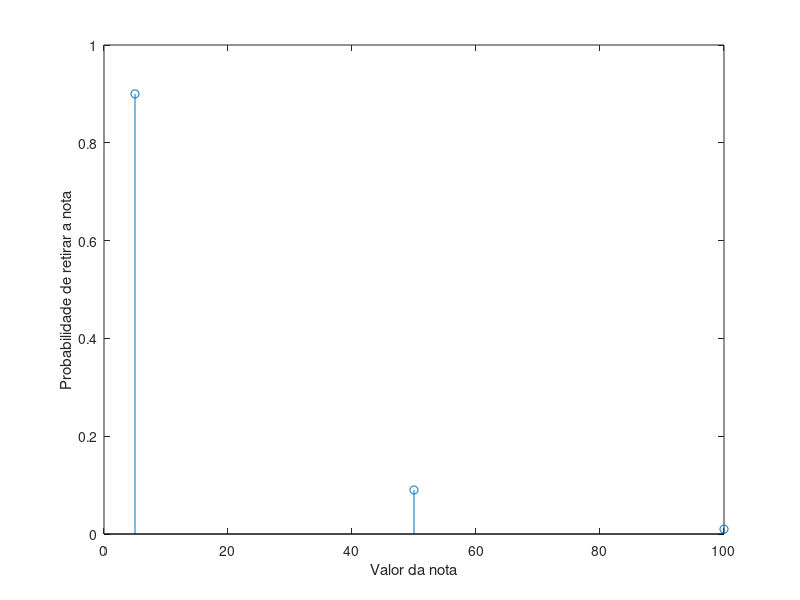
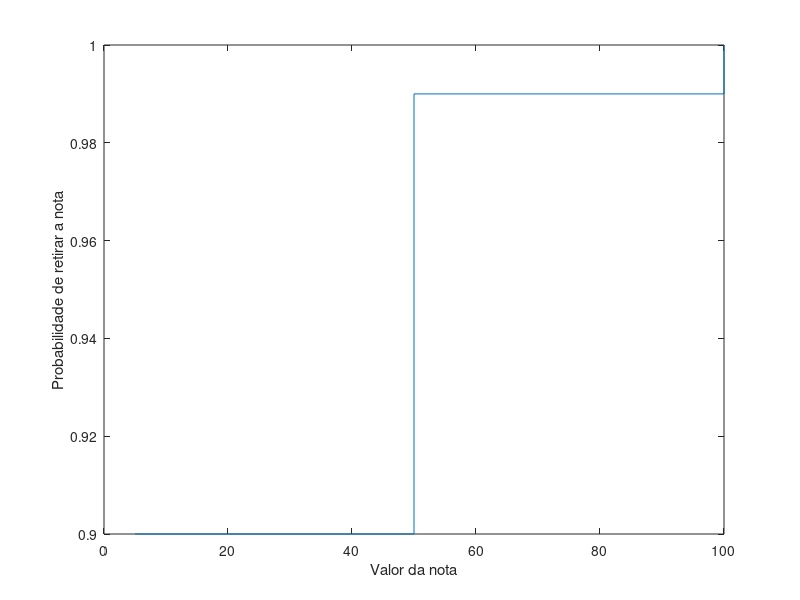

The MATLAB script that drew these images, in order:
%%Considere uma caixa contendo 90 notas de 5 Euros, 9 notas de 50 e 1 de 100.

%a)Descreva o espac¸o de amostragem da experiencia aleat ˆ oria, retirar uma nota da caixa, e as proba- ´
%bilidades dos acontecimentos elementares.


%O espaço de amostragem é constituído por 100 elementos, as notas acima
%referidas

notas5 = 90;
notas50 = 9;
notas100 = 1;


prob5 =90/100;
prob50 = 9/100;
prob100 = 1/100;

%b)Descrever o espaço de amostragem e a função massa de probabilidade

%Nesta situação, o espaço de amostragem é constituído por 3 notas, 5 euros,
%50 euros, 100 euros

x =[5 50 100];
probs = [prob5 prob50 prob100];

figure
stem(x, probs);
xlabel("Valor da nota");
ylabel("Probabilidade de retirar a nota");



%c)Determine a func¸ao distribuic¸ ˜ ao acumulada de ˜ X e efectue a sua representac¸ao gr ˜ afica em Matlab.

px = cumsum(probs);

figure
stairs(x, px);
xlabel("Valor da nota");
ylabel("Probabilidade de retirar a nota");



